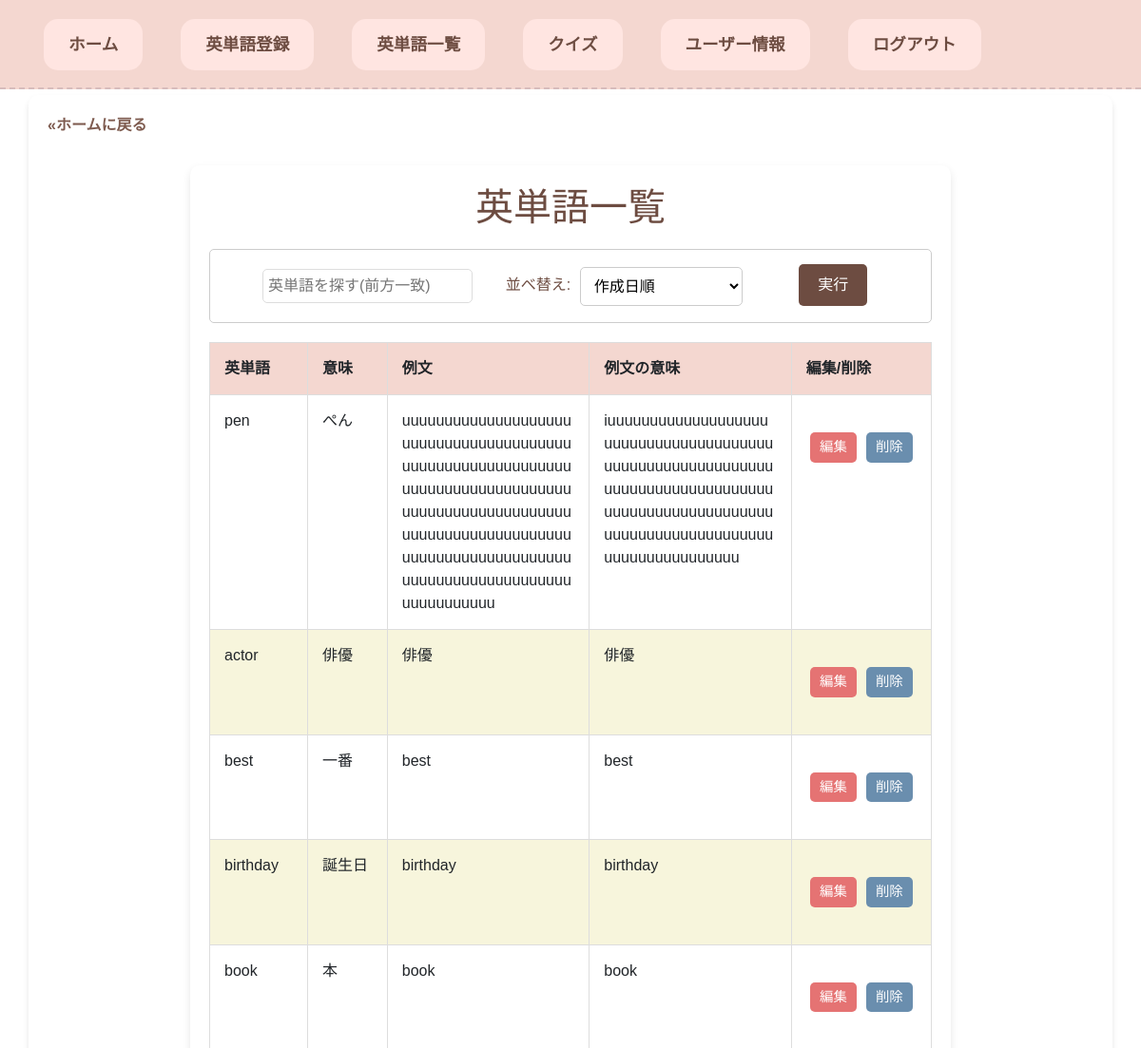
The app's page /vocabularies/vocabulary_list/ (signed in, upper part), older data.
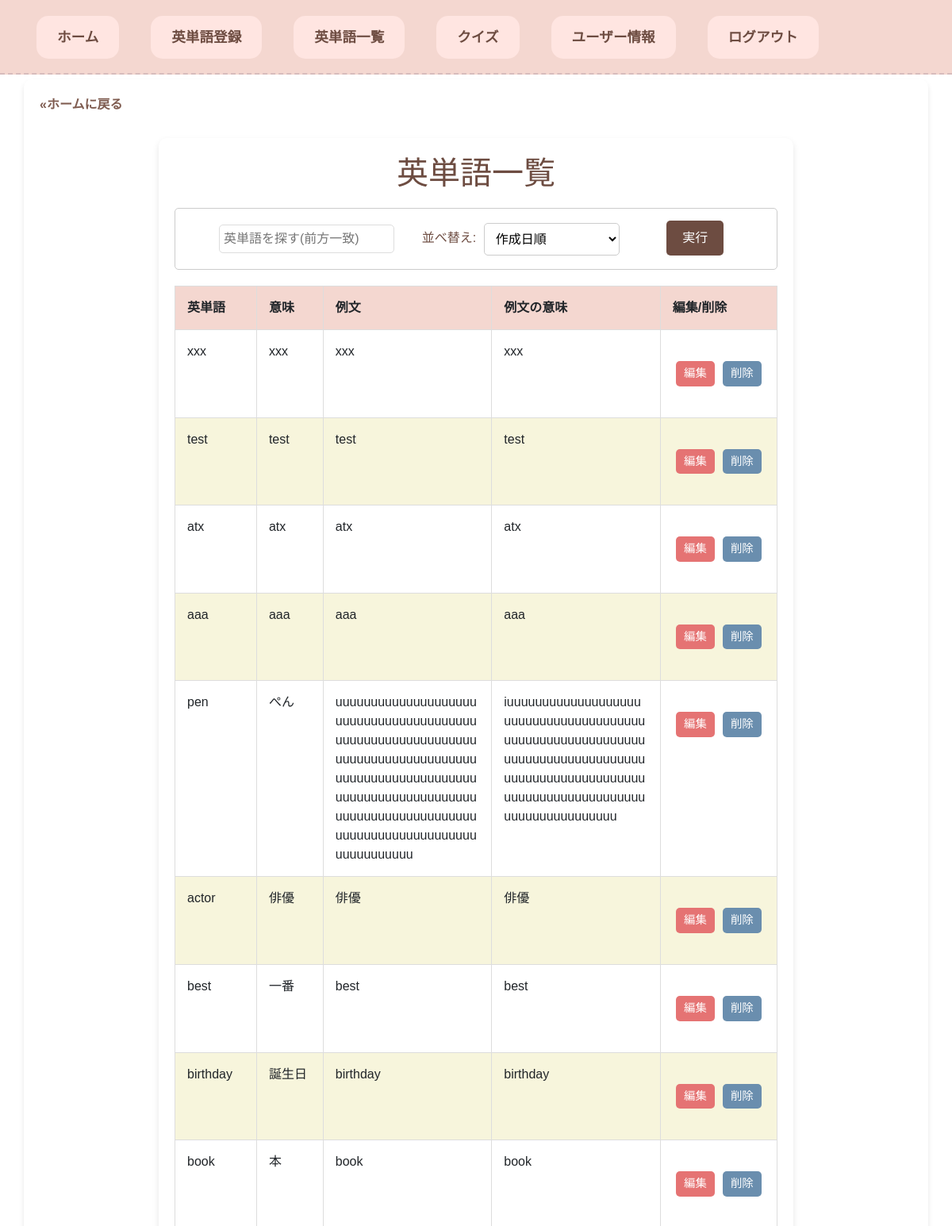
The same page, newer data.
### vocabularies/models.py (models this page shows, shortened)
class Registered_english_words(models.Model):
    english_word = models.CharField(max_length=100)
    meaning_word = models.CharField(max_length=100)
    example_sentence = models.TextField(max_length=200)
    meaning_of_example_sentence = models.TextField(max_length=200)
    create_at = models.DateTimeField(auto_now_add=True)  # auto_now_addはオブジェクトが最初に作成されるとき、自動的にフィールドに現在の日付をセットします。
    update_at = models.DateTimeField(auto_now=True)  # auto_nowはオブジェクトが保存される度に自動的に現在の日付をセットします。
    user_id = models.ForeignKey(
        Users, on_delete=models.CASCADE
    )

### vocabularies/views.py (the view)
# urls.py: path('vocabulary_list/', VocabularylistView.as_view(), name='vocabulary_list'),
class VocabularylistView(LoginRequiredMixin, ListView):
    model = Registered_english_words
    template_name = os.path.join('vocabularies', 'vocabulary_list.html')
    context_object_name = 'words'
    def get_queryset(self):
        query = self.request.GET.get('q')  # ユーザーが入力した検索クエリを'q'として取得。それをquery変数にぶち込む。
        order_by = self.request.GET.get('order_by', 'create_at')  # 作成日時順をデフォルトにする。
        if query:
            queryset = self.model.objects.filter(
                Q(user_id=self.request.user) &  # ログイン中のユーザー＆
                Q(english_word__icontains=query)   # english_wordカラムからqueryの部分一致のカラムで絞り込む
            )
        else:
            queryset =  self.model.objects.filter(user_id=self.request.user)
        if order_by == 'english_word':
            return queryset.order_by(Lower('english_word'))
        else:
            return queryset.order_by('-create_at')
    def get_context_data(self, **kwargs):
        context = super().get_context_data(**kwargs)  # 親クラスの get_context_data メソッドを呼び出し、既存のコンテキストデータを取得。
        context['query'] = self.request.GET.get('q', '')  # 'query'に、'q'が存在する場合は'q'を格納する。'q'が存在しない場合は、Noneを返すので、Noneのときの初期値として「''」を定めている。初期値を設定することで、検索クエリが空であってもエラーが発生せず、テンプレートが正常に動作するようになります。
        context['order_by'] = self.request.GET.get('order_by', 'create_at')  # 'query'に、'q'が存在する場合は'q'を格納する。'q'が存在しない場合は、Noneを返すので、Noneのときの初期値として「''」を定めている。初期値を設定することで、検索クエリが空であってもエラーが発生せず、テンプレートが正常に動作するようになります。
        context['no_results'] = not self.get_queryset().exists()  # クエリセットが空かどうかをチェック
        return context

### templates/vocabularies/vocabulary_list.html (shortened to what this page needs)
{% extends 'base.html' %}
{% load static %}
{% block content %}
<a class="back-home" href="{% url 'vocabularies:home' %}">«ホームに戻る</a>
<div class="english-list">
<h1 id="list-word">英単語一覧</h1>
<form class="search-form" method="get" action="{% url 'vocabularies:vocabulary_list' %}">
    <input class="search" type="text" name="q" placeholder="英単語を探す(前方一致)" value="{{ query }}">
    <label class="label-arrange" for="order_by">並べ替え:</label>
       <select class="select-options" name="order_by" id="order_by">
         <option value="create_at" {% if order_by == 'create_at' %}selected{% endif %}>作成日順</option>
       </select>
    <button class="execution" type="submit">実行</button>
</form>
{% if no_results %}
  <p id="no-results-word">一致するものがありませんでした。</p>
{% else %}
  <table class="vocabulary-table">
  <thead>
    <tr>
       <th>英単語</th>
       <th>意味</th>
       <th>例文</th>
       <th>例文の意味</th>
       <th>編集/削除</th>
    </tr>
  </thead>
  <tbody>
  {% for vocabulary in words %}
    <tr>
       <td>{{ vocabulary.english_word }}</td>
       <td>{{ vocabulary.meaning_word }}</td>
       <td>{{ vocabulary.example_sentence }}</td>
       <td>{{ vocabulary.meaning_of_example_sentence }}</td>
      <td>
        <div class="button-group">
          <a class="edit-button" href="{% url 'vocabularies:vocabulary_update' pk=vocabulary.id %}">編集</a>
          <a class="delete-button" href="{% url 'vocabularies:vocabulary_delete' pk=vocabulary.id %}">削除</a>
        </div>
       </td>
    </tr>
  {% endfor %}
  </tbody>
  </table>
{% endif %}
</div>
{% endblock %}

Row changes from the older to the newer data that the page shows:
added Registered_english_words: english_word "xxx", meaning_word "xxx", example_sentence "xxx", meaning_of_example_sentence "xxx"
added Registered_english_words: english_word "test", meaning_word "test", example_sentence "test", meaning_of_example_sentence "test"
added Registered_english_words: english_word "atx", meaning_word "atx", example_sentence "atx", meaning_of_example_sentence "atx"
added Registered_english_words: english_word "aaa", meaning_word "aaa", example_sentence "aaa", meaning_of_example_sentence "aaa"
